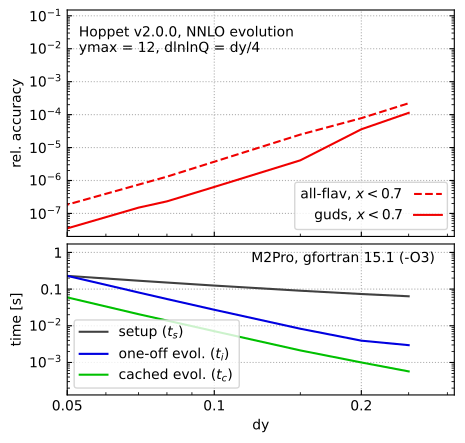

Write Python code to recreate this figure.
#!/usr/bin/env python3
"""Matplotlib template generated automatically with 
/Users/gsalam/scripts/mptemplate.py accuracy-speed-v-dy.py
"""
import matplotlib as mpl
import matplotlib.pyplot as plt
from   matplotlib.backends.backend_pdf import PdfPages
from   matplotlib.ticker import LogLocator, ScalarFormatter
from   matplotlib.ticker import FuncFormatter
from   matplotlib import cycler
from   matplotlib.ticker import (MultipleLocator, AutoMinorLocator)
import numpy as np
import re
import copy
import hfile as h
from glob import glob

styles = [
    {'color':'#f00000'},
    {'color':'#404040'},
    {'color':'#0000e0'},
    {'color':'#00c000'},
    {'color':'#e0a040'},
    ]
colors = cycler('color', [style['color'] for style in styles])
# see options for things to set with 
#     python -c "import matplotlib as mpl; print(mpl.rcParams)"
plt.rc('axes', prop_cycle=colors)
mpl.rcParams.update({"axes.grid" : True, "grid.linestyle": ":"})
plt.rc('figure', figsize=(5,5))

dirM2pro      ="../../../../2025-prec-and-timing/M2Pro-gfortran15.1-O3-2025-10-15-libOME"
dirM2proLHAPDF="../../../../2025-prec-and-timing/M2Pro-gfortran15.1-O3-2025-09-18-LHAPDF"
nloop_names = {1: "LO", 2: "NLO", 3: "NNLO", 4: "N3LO"}

def main(pdf,nloop):
    
    #res = h.get_array_plus_comments("filename",regexp='',columns={'x':1,'y':(3,4)}) 
    run_stats_pre   = RunStats(f'{dirM2pro}/nloop{nloop}-preev-dy*.dat')
    run_stats_nopre = RunStats(f'{dirM2pro}/nloop{nloop}-nopreev-dy*.dat')

    fig,(ax1,ax2) = plt.subplots(nrows=2,sharex=True,height_ratios=[3,2])
    fig.subplots_adjust(hspace=0.04)
    ax2.set_xlabel(r'dy')

    mask = run_stats_pre.dy > 0.035

    ax1.plot(run_stats_pre.dy[mask], run_stats_pre.acc_guds_xlt07[mask], label='guds, $x<0.7$'    , **styles[0], ls="-")
    ax1.plot(run_stats_pre.dy[mask], run_stats_pre.acc_allf_xlt07[mask], label='all-flav, $x<0.7$', **styles[0], ls="--")
    #ax1.plot(run_stats_pre.dy[mask], run_stats_pre.acc_guds_xlt09[mask], label='guds, $x<0.9$'    , **styles[0], ls=":")

    ax2.plot(run_stats_nopre.dy[mask], run_stats_nopre.t_init_s[mask], **styles[1], label='setup ($t_s$)')
    ax2.plot(run_stats_nopre.dy[mask], run_stats_nopre.t_ev_s  [mask], **styles[2], label='one-off evol. ($t_i$)')
    ax2.plot(run_stats_pre  .dy[mask], run_stats_pre  .t_ev_s  [mask], **styles[3], label='cached evol. ($t_c$)'   )
    ax1.set_ylabel("rel. accuracy")
    ax2.set_ylabel("time [s]")

    ax2.set_xscale('log')
    ax1.set_yscale('log')
    ax2.set_yscale('log')
    ax1.tick_params(axis='both', which='both', left=True, right=True, direction='in')
    ax2.tick_params(axis='both', which='both', left=True, right=True, direction='in')

    ax2.text(0.95,0.95,"M2Pro, gfortran 15.1 (-O3)", va='top',ha='right', transform=ax2.transAxes)



    ax2.set_xlim(0.050,0.31)
    ax2.set_ylim(1.3e-4, 1.7)
    ax2.yaxis.set_major_formatter(FuncFormatter(h.log_formatter_fn))


    ax1.text(0.03,0.93, f"Hoppet v2.0.0, {nloop_names[nloop]} evolution\nymax = 12, dlnlnQ = dy/4", va='top', transform=ax1.transAxes)
    #ax1.text(0.03,0.86, "", va='top', transform=ax1.transAxes)

    # ax.set_xlim(0,2.5)
    # ax.xaxis.set_minor_locator(MultipleLocator(0.1))
    # ax.yaxis.set_minor_locator(MultipleLocator(0.02))
    # ax.tick_params(top=True,right=True,direction='in',which='both')
    # ax.set_xscale('log')


    # ax.grid(True,ls=":")
    # ax.set_title("title")
    # ax.text(x,y,'hello',transform=ax.transAxes)
    #ax.plot(res.x, res.y, label='label', **styles[0])
    ax1.legend(loc='lower right',reverse=True, markerfirst=False)
    ax2.legend(loc='lower left')

    standard_ticks(ax1,ax2)
    
    pdf.savefig(fig,bbox_inches='tight')
    #pdf.savefig(fig,bbox_inches=Bbox.from_extents(0.0,0.0,7.5,4.8))

    # add on the all-falv < 0.90 line
    ax1.plot(run_stats_pre.dy[mask], run_stats_pre.acc_allf_xlt09[mask], label='all-flav, $x<0.9$', **styles[0], ls=":")
    ax1.legend(loc='lower right',reverse=True, markerfirst=False)



    pdf.savefig(fig,bbox_inches='tight')
    plt.close()

    if nloop != 3: return

    #--------------------------------------------------------------------------------
    # Plot over different interpolation orders
    run_stats_oQ2_oY2   = RunStats(f'{dirM2pro}/nloop{nloop}-preev-oQ2-oY2-dy*.dat')
    run_stats_oQ3_oY3   = RunStats(f'{dirM2pro}/nloop{nloop}-preev-oQ3-oY3-dy*.dat')
    run_stats_oQ4_oY4   = RunStats(f'{dirM2pro}/nloop{nloop}-preev-oQ4-oY4-dy*.dat')
    run_stats_oQ4_oY5   = RunStats(f'{dirM2pro}/nloop{nloop}-preev-dy*.dat')
    run_stats_oQ4_oY6   = RunStats(f'{dirM2pro}/nloop{nloop}-preev-oQ4-oY6-dy*.dat')

    run_stats_LHAPDF    = RunStats(f'{dirM2proLHAPDF}/nloop{nloop}-preev-dy*.lhapdf.dat')


    fig,(ax1,ax2) = plt.subplots(nrows=2,sharex=True,height_ratios=[3,2])
    fig.subplots_adjust(hspace=0.04)
    ax2.set_xlabel(r'dy')

    mask = run_stats_oQ2_oY2.dy > 0.035

    ax1.plot(run_stats_LHAPDF .dy[mask], run_stats_LHAPDF .acc_guds_xlt07[mask], label='LHAPDF', **styles[4], ls="-")
    ax1.plot(run_stats_oQ2_oY2.dy[mask], run_stats_oQ2_oY2.acc_guds_xlt07[mask], label='oY=2, oQ=2', **styles[3], ls="-")
    ax1.plot(run_stats_oQ3_oY3.dy[mask], run_stats_oQ3_oY3.acc_guds_xlt07[mask], label='oY=3, oQ=3', **styles[1], ls="-")
    ax1.plot(run_stats_oQ4_oY4.dy[mask], run_stats_oQ4_oY4.acc_guds_xlt07[mask], label='oY=4, oQ=4', **styles[2], ls="-")
    ax1.plot(run_stats_oQ4_oY5.dy[mask], run_stats_oQ4_oY5.acc_guds_xlt07[mask], label='default: oY=5, oQ=4', **styles[0], ls="-")

    #ax1.plot(run_stats_LHAPDF .dy[mask], run_stats_LHAPDF .acc_allf_xlt07[mask], label='LHAPDF', **styles[4], ls="-")
    #ax1.plot(run_stats_oQ2_oY2.dy[mask], run_stats_oQ2_oY2.acc_allf_xlt07[mask], label='oY=2, oQ=2', **styles[3], ls="-")
    #ax1.plot(run_stats_oQ3_oY3.dy[mask], run_stats_oQ3_oY3.acc_allf_xlt07[mask], label='oY=3, oQ=3', **styles[1], ls="-")
    #ax1.plot(run_stats_oQ4_oY4.dy[mask], run_stats_oQ4_oY4.acc_allf_xlt07[mask], label='oY=4, oQ=4', **styles[2], ls="-")
    #ax1.plot(run_stats_oQ4_oY5.dy[mask], run_stats_oQ4_oY5.acc_allf_xlt07[mask], label='default: oY=5, oQ=4', **styles[0], ls="-")

    #ax1.plot(run_stats_oQ4_oY6.dy[mask], run_stats_oQ4_oY6.acc_allf_xlt07[mask], label='oQ=4, oY=6', **styles[4], ls="-")

    #
    print("LHAPDF accuracy stats (allf_xlt07):")
    print(h.reformat(run_stats_LHAPDF .dy[mask],run_stats_LHAPDF .acc_guds_xlt07[mask] ))

    ax2.plot(run_stats_oQ2_oY2.dy[mask], run_stats_oQ2_oY2.t_interp_ns[mask], **styles[3], label='')
    ax2.plot(run_stats_oQ3_oY3.dy[mask], run_stats_oQ3_oY3.t_interp_ns[mask], **styles[1], label='')
    ax2.plot(run_stats_oQ4_oY4.dy[mask], run_stats_oQ4_oY4.t_interp_ns[mask], **styles[2], label='')
    ax2.plot(run_stats_oQ4_oY5.dy[mask], run_stats_oQ4_oY5.t_interp_ns[mask], **styles[0], label='')
    ax2.plot(run_stats_LHAPDF .dy[mask], run_stats_LHAPDF .t_interp_ns[mask], **styles[4], label='LHAPDF')
    #ax2.plot(run_stats_oQ4_oY6.dy[mask], run_stats_oQ4_oY6.t_interp_ns[mask], **styles[4], label='')

    ax1.set_ylabel("rel. accuracy")
    ax2.set_ylabel("interp. time ($t_{xQ}$) [ns]")

    ax2.set_xscale('log')
    ax1.set_yscale('log')
    ax2.set_ylim(47.0, 120.0)
    #ax2.set_yscale('log')
    ax1.tick_params(axis='both', which='both', left=True, right=True, direction='in')
    ax2.tick_params(axis='both', which='both', left=True, right=True, direction='in')

    ax2.text(0.95,0.95,"M2Pro, gfortran 15.1 (-O3)", va='top',ha='right', transform=ax2.transAxes)

    #ax2.yaxis.set_major_formatter(FuncFormatter(h.log_formatter_fn))
    ax1.text(0.03,0.95, f"Hoppet v2.0.0, {nloop_names[nloop]} evolution\n" +
             "ymax = 12, dlnlnQ = dy/4\n[guds, $x<0.7$]", va='top', transform=ax1.transAxes)
    ax1.legend(loc='lower right',markerfirst=False)
    standard_ticks(ax1,ax2)

    pdf.savefig(fig,bbox_inches='tight')
    plt.close()

def standard_ticks(ax1,ax2):

    ax1.set_ylim(2e-8,1.5e-1)
    #ax1.yaxis.set_major_locator(LogLocator(base=10.0, subs=[1.0]))

    xticks_major = ax2.get_xticks().tolist()
    xticks_minor = ax2.get_xticks(minor=True).tolist()
    extra_xticks = [0.05, 0.2]
    all_xtics = sorted(xticks_major + extra_xticks)
    all_xtics_minor = sorted(xticks_minor + [0.15, 0.25])
    ax2.set_xticks(all_xtics, [f"{xt}" for xt in all_xtics])
    ax2.set_xticks(all_xtics_minor, ["" for xt in all_xtics_minor], minor=True)
    ax2.set_xlim(0.050,0.31)

class RunStats(object):
    '''Class to extra run stats for all files matching a certain glob pattern (over dy values)'''
    def __init__(self,glob_str):
        self.files_timing = sorted(glob(f"{glob_str}"))
        self.files_prec   = sorted(glob(f"{glob_str}.acc.smry"))
        self.n = len(self.files_timing)
        if self.n == 0: raise RuntimeError(rf"Found no files in glob {glob_str}")
        self.dy = np.array([
          float(re.findall(r"dy(0\.[0-9]+)",f)[0]) for f in self.files_timing
        ])

        # get the timing numbers
        self.t_init_s = get_number(self.files_timing,"Initialisation time")
        self.t_preev_s = get_number(self.files_timing,"Pre-evolution time")
        self.t_ev_s = get_number(self.files_timing,"Evolution time")
        self.t_interp_ns = get_number(self.files_timing,"Interpolation time")
        self.t_eval_all_flav_ns = get_number(self.files_timing,"Evaluation..all")
        self.t_eval_one_flav_ns = get_number(self.files_timing,"Evaluation..one")

        # get the accuracy numbers from the prec files
        self.accuracies = np.zeros([self.n,4])
        for i, f in enumerate(self.files_prec):
            self.accuracies[i,:] = h.get_array(f,"max.rel.error")[0,:]
        self.acc_guds_xlt07 = self.accuracies[:,0]
        self.acc_allf_xlt07 = self.accuracies[:,1]
        self.acc_guds_xlt09 = self.accuracies[:,2]
        self.acc_allf_xlt09 = self.accuracies[:,3]
    

        #print(self.accuracies)

def get_number(filename,regex):
    if isinstance(filename,list):
        return np.array([get_number(f,regex) for f in filename])
    
    with open(filename,'r') as f:
        for l in f:
            matches = re.findall(regex+r".*?([0-9.]+)",l)
            if matches: return float(matches[0])

def line_and_band(ax,x,val_and_err,**extra):
    extra_no_label = copy.copy(extra)
    if ('label' in extra_no_label): del extra_no_label['label']
    ax.fill_between(x,
                    val_and_err.value-val_and_err.error,
                    val_and_err.value+val_and_err.error,
                    alpha=0.2,
                    **extra_no_label
                    )
    ax.plot(x,val_and_err.value, **extra)

if __name__ == "__main__": 
    pdfname = __file__.replace('.py','.pdf')
    with PdfPages(pdfname) as pdf: 
        #main(pdf,nloop=2) -> results messed up by weird properties of (small) NLO charm close to threshold that the mask doesn't handle well
        main(pdf,nloop=3)
        main(pdf,nloop=4)
